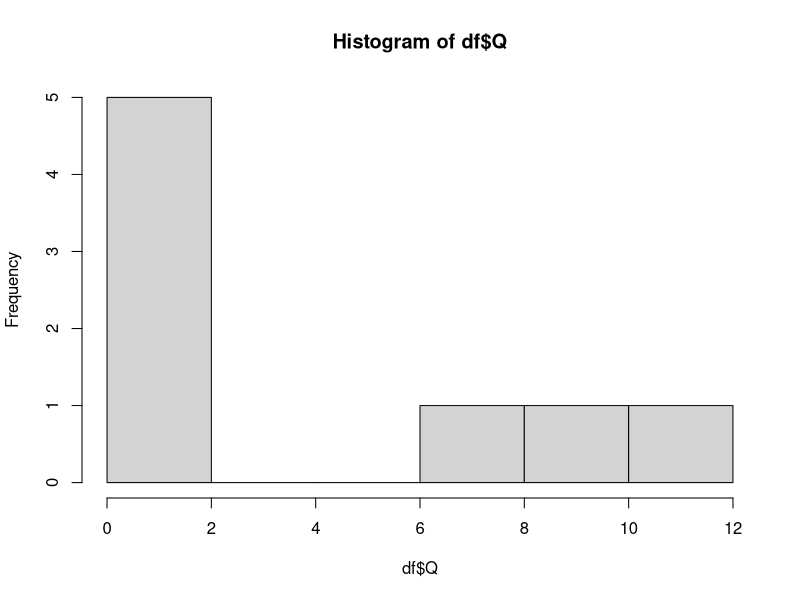
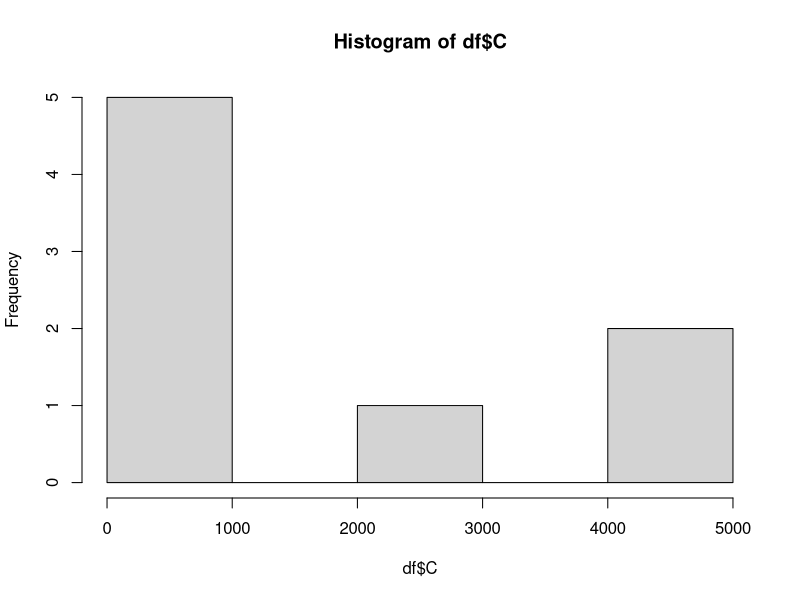
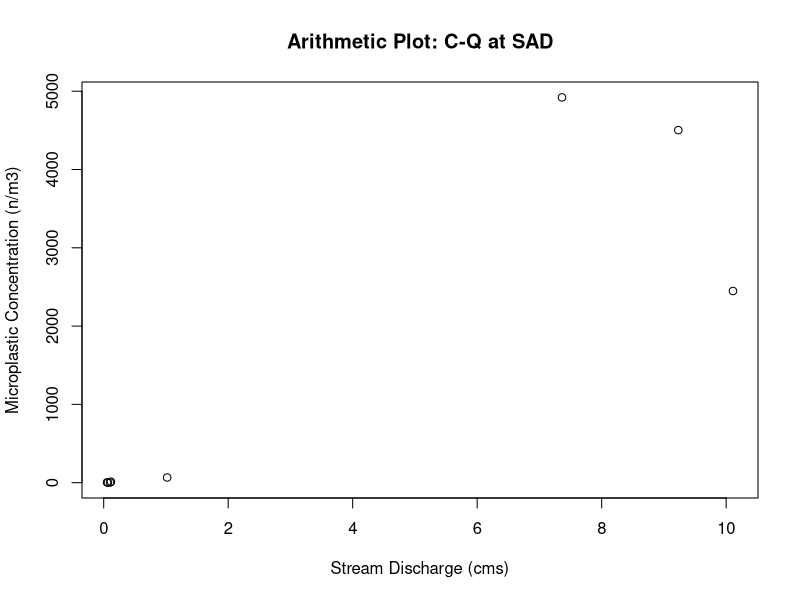
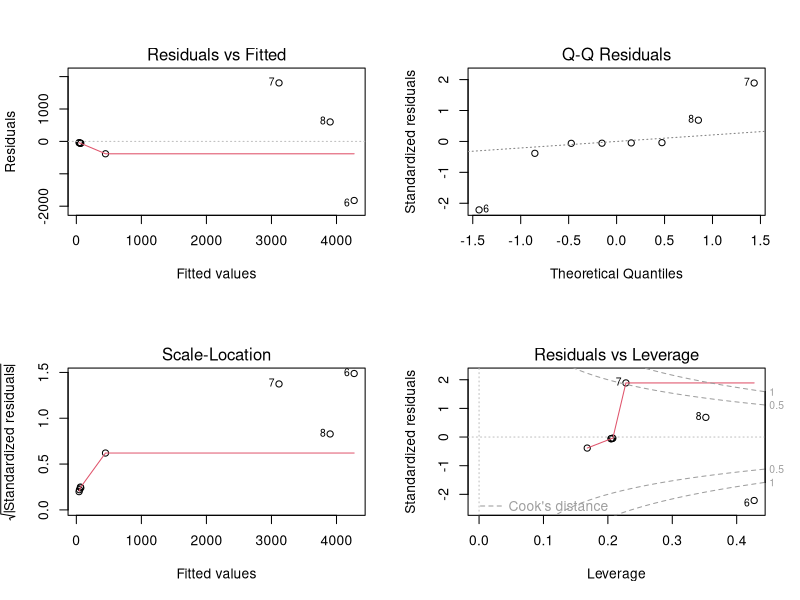
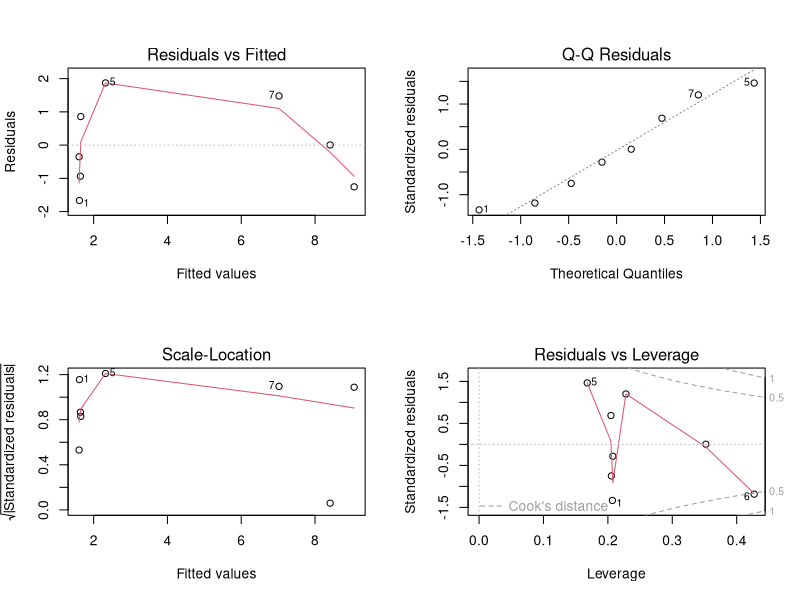
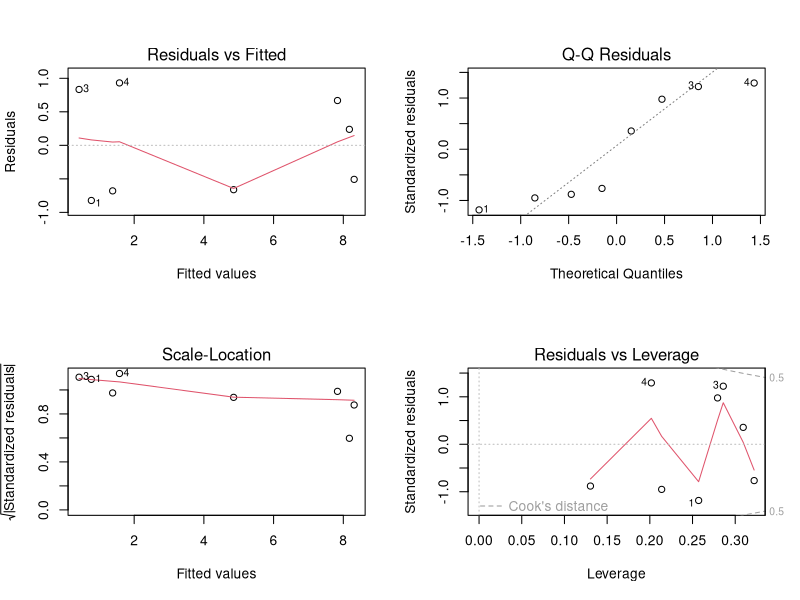
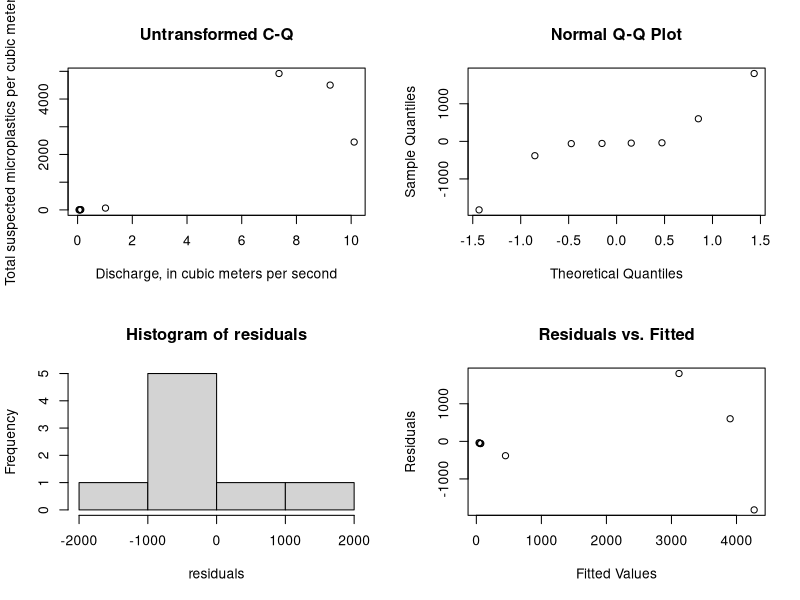
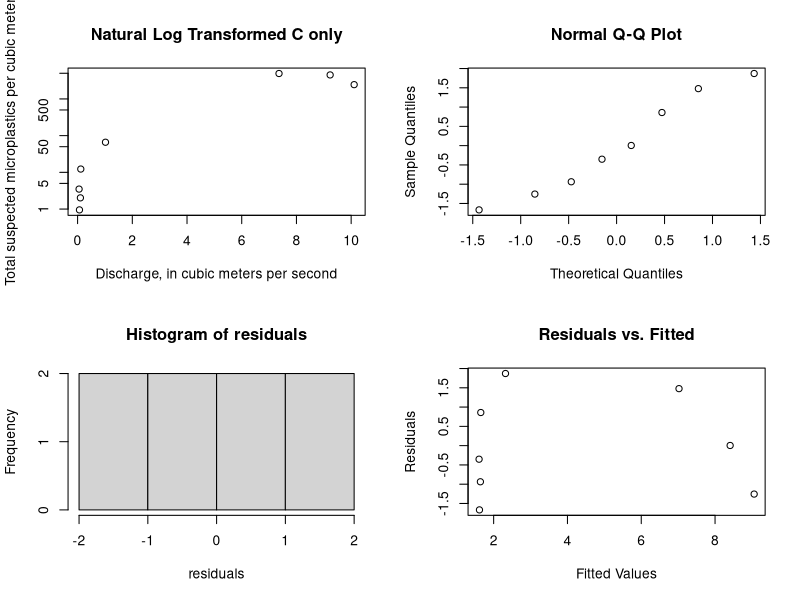

R code for these plots, in order:
###Clear the R environment
rm(list=ls());graphics.off();cat("\f");
library(ggplot2)
library(scales)
library(lmtest)
library(car)
library(boot)
# SAD Sample data
C <- c(0.95,
       2.02,
       3.50,
       12.3,
       66.1,
       2448,
       4921,
       4503)
Q <- c(0.0679604,
       0.1019406,
       0.0538020,
       0.1160991,
       1.0194065,
       10.1091144,
       7.3623802,
       9.2312921)
df <- data.frame(Q,C)

#Test dataset for normality
shapiro.test(df$Q) #Null hypothesis is data is normally distributed
shapiro.test(df$C)#Null hypothesis is data is normally distributed
hist(df$Q)
hist(df$C)

#Plot data in arithmetic space to see if linear
plot(df,xlab = "Stream Discharge (cms)", ylab = "Microplastic Concentration (n/m3)", main = "Arithmetic Plot: C-Q at SAD")

#Create Linear Model and look at significance and residual plots
model <- lm(C ~ Q, data = df)
summary(model)
par(mfrow = c(2, 2))
# residual plots
plot(model) #Look for curvature, heteroskadasticity ....

# Test for normality in residuals of model
residuals<-resid(model) 
shapiro_xy <- shapiro.test(residuals) #Null hypothesis is data is normally distributed

# Perform the Non Constant Variance test
ncvTest_xy <- ncvTest(model) #Null hypothesis = homoscedasticity / No autocorrelation

#Print results
print("No Transformation")
cat("Test for normality of residuals:\n")
print(shapiro_xy)
cat("Test for constant variance of residuals:\n")
print(ncvTest_xy)

## If linear model is not a good fit/data is non-linear transform y, x, or both

###############################################################################
#Transform y only via ln(y)
##########################
#Create Model and look at significance and residual plots
model <- lm(log(C) ~ Q, data = df)
summary(model)
# residual plots
plot(model) #Look for curvature, heteroskadasticity ....

# Test for normality in residuals of model
residuals<-resid(model) 
shapiro_lny <- shapiro.test(residuals) #Null hypothesis is data is normally distributed

# Perform the Non Constant Variance test
ncvTest_lny <- ncvTest(model) #Null hypothesis = homoscedasticity / No autocorrelation

#Print results
print("Transform y only via ln(y)")
cat("Test for normality of residuals:\n")
print(shapiro_lny)
cat("Test for equal variance of residuals:\n")
print(ncvTest_lny)


###############################################################################
#Transform x and y  via ln()
##########################
#Create Model and look at significance and residual plots
model <- lm(log(C) ~ log(Q), data = df)
summary(model)
# residual plots
plot(model) #Look for curvature, heteroskadasticity ....

# Test for normality in residuals of model
residuals<-resid(model)
shapiro_lnxlny <- shapiro.test(residuals) #Null hypothesis is data is normally distributed

# Perform the Non Constant Variance test
ncvTest_lnxlny <- ncvTest(model) #Null hypothesis = homoscedasticity / No autocorrelation


#Print results
print("Transform x and y via ln()")
cat("Test for normality of residuals:\n")
print(shapiro_lnxlny)
cat("Test for equal variance of residuals:\n")
print(ncvTest_lnxlny)


###############################################################################
###############################################################################


####SUMMARY PLOTS AND STATS FOR ONE TYPE OF MODEL #####

#EX: Untransformed Model

par(mfrow = c(2, 2))
#Plot data in arithmetic space
plot(df, xlab="Discharge, in cubic meters per second",
     ylab="Total suspected microplastics per cubic meter", main="Untransformed C-Q")
#Model and look at significance and residual plots
model <- lm(C ~ Q, data = df)
summary(model)
#plot(model) Using below plots instead

# Test for normality in residuals of model
residuals<-resid(model)
qqnorm(residuals)
hist(residuals)
shapiro.test(residuals) #Null hypothesis is data is normally distributed

# Create a scatterplot of residuals vs. fitted values
plot(fitted(model), residuals, xlab = "Fitted Values", ylab = "Residuals", main = "Residuals vs. Fitted")
# Perform the Non Constant Variance test
ncvTest(model)

####SUMMARY PLOTS AND STATS FOR ONE TYPE OFMODEL #####

#EX: Natural Log C Transformed

par(mfrow = c(2, 2))
#Plot data in log-log space
plot(df, xlab="Discharge, in cubic meters per second",
     ylab="Total suspected microplastics per cubic meter", main="Natural Log Transformed C only", log = 'y')
#Model and look at significance and residual plots
model <- lm(log(C) ~ Q, data = df)
summary(model)
#plot(model) Using below plots instead

# Test for normality in residuals of model
residuals<-resid(model)
qqnorm(residuals)
hist(residuals)
shapiro.test(residuals) #Null hypothesis is data is normally distributed

# Create a scatterplot of residuals vs. fitted values
plot(fitted(model), residuals, xlab = "Fitted Values", ylab = "Residuals", main = "Residuals vs. Fitted")
# Perform the Non Constant Variance test
ncvTest(model)

####SUMMARY PLOTS AND STATS FOR ONE TYPE OFMODEL #####

#EX: Natural Log - Natural Log Transformed

par(mfrow = c(2, 2))
#Plot data in log-log space
plot(df, xlab="Discharge, in cubic meters per second",
     ylab="Total suspected microplastics per cubic meter", main="Natural Log Transformed C and Q", log = 'xy')
#Model and look at significance and residual plots
model <- lm(log(C) ~ log(Q), data = df)
summary(model)
#plot(model) #Using below plots instead

# Test for normality in residuals of model
residuals<-resid(model)
qqnorm(residuals)
hist(residuals)
shapiro.test(residuals) #Null hypothesis is data is normally distributed

# Create a scatterplot of residuals vs. fitted values
plot(fitted(model), residuals, xlab = "Fitted Values", ylab = "Residuals", main = "Residuals vs. Fitted")
# Perform the Non Constant Variance test
ncvTest(model)

###############################################################################
###############################################################################
# Model selected: #TYPE 3: Natural Log Transformed C and Q
model <- lm(log(C) ~ log(Q), data = df)
###############################################################################
###############################################################################
###AFTER MODEL SELECTION#######

#Bias Correction Selection Following Helschel & Hirsch 2002 and 2020
#regression equations fit in log space result in a bias when back transformed. 
#When the objective is to compute Loads by regressing and summing over the record 
#a correction must be applied because this method assumes the equation produces an estimate of the mean
# the sum of the means = the mean of the sum
# However, applying the regression in orginal units is violates this because the
#regression in original units is the an estimate of the median not the mean 
#the sum of the medians is not the median of the sum
#A sum of the median values will underestimate the sum of the mean.
#Therefore if unaccounted for this will underestimate the long-term mean load.

#Two bias correction methods are commonly employed
#Ferguson' Maximum Likelihood Estimation: residuals must be normally distributed (n > 30)
#Duan: Nonparametric Smearing (does not require normality; requires independence and homoscedastic)

#Our residuals are normally distributed
#Even though our sample size is less than 30,
#We will calculate both following H&H 2020 rcode

# For comparison calculate the mean of the observed concentrations
meanC <- mean(df$C) 
meanC

#calculate the mean of the y fitted values for each Q
yhat <-exp(model$fitted.values)
meanyhat <- mean(yhat) #compare mean of fitted values to mean observed concentrations
100*(meanC-meanyhat)/meanC #this is an underestimate of the mean of the observed data by ~1.6%

#Ferguson' Maximum Likelihood Estimation (MLE)

#calculate the MLE bias adj
sse <- sum(model$residuals^2)
sSquared <- sse / (length(model$residuals)-2)
biasAdj <- exp(0.5*sSquared)
biasAdj

#Apply MLE bias adj to yhat and check mean
ymle <-yhat*biasAdj
meanmle<-mean(ymle)
meanmle
100*(meanC-meanmle)/meanC #this is an overestimate of the mean of the observed data by ~-19%

##
#Duan's Smearing Estimate of the Bias Correction Adjustment

#calculate the smearing estiamte
smearAdj <- sum(exp(model$residuals))/length(model$residuals)
smearAdj

#Apply Smearing adj to yhat and check mean
ysmear <-yhat*smearAdj
meanysmear<-mean(ysmear)
meanysmear
100*(meanC-meanysmear)/meanC #this is an overestimate of the mean of the observed data by ~-8.8%

#####################################################

#Print summary
print(paste("Mean of Observations:", meanC))
print(paste("Mean of Fit:", meanyhat))
print(paste("MLE Adjustmented Mean:", meanmle))
print(paste("DuanAdjusted Mean:", meanysmear))

##Going with Duan Smearing Correction Adjustment Because
#1.) the sample size is less than 30 
#2.) the smear adjustment produces a closer estimate of mean than MLE adj

#####################################################

#####################################################
#calculating the confidence intervals
####################################################

#Confidence Intervals by bootstrapping (Non-parametric approach)
set.seed(123)  # for reproducibility
data <- data.frame(x=df$Q,
                   y=df$C)

# Define a function to fit the linear model and extract coefficients
fit_model <- function(data, indices) {
  bootmodel <- lm(log(y) ~ log(x), data = data[indices, ])
  return(coef(bootmodel))
}

# Set the number of bootstrap samples
num_bootstraps <- 10000

# Perform bootstrapping to get coefficient distributions
set.seed(123)  # for reproducibility
bootstrap_results <- boot(data, fit_model, R = num_bootstraps)

# Remove rows with missing values in the bootstrap results
bootstrap_results$t <- na.omit(bootstrap_results$t)

# Calculate confidence intervals for coefficients
confidence_intervals <- t(sapply(1:ncol(bootstrap_results$t), function(i) {
  quantile(bootstrap_results$t[, i], probs = c(0.025, 0.975))
}))

# Create a matrix of coefficient names and confidence intervals
coef_names <- names(coefficients(model))
coef_intervals <- data.frame(Coefficient = coef_names,
                             Lower_CI = confidence_intervals[, 1],
                             Upper_CI = confidence_intervals[, 2])

# Print and plot the confidence intervals
print(coef_intervals) # Using THIS ONE

#############################################
#confidence intervals (This is a parametric approach and therefore assumes normality)
confint(model, level = 0.95) 

#############################################
###Confidence Intervals For Plots

#Create Confidence intervals (Uncorrected)
nmodel<- data.frame(Q = seq(from = min(df$Q), to = max(df$Q), length= 100))
model_conf <- exp(predict(model, nmodel, type = "response", interval = "confidence",level=0.95))
nmodel <- cbind(nmodel,model_conf)
nmodel

#Create Confidence intervals (CORRECTED)
model_conf_cor <- model_conf*smearAdj
nmodel_cor<-cbind(nmodel,model_conf_cor)
nmodel_cor <- `colnames<-`(nmodel_cor,c('Q','fit_uncor','lwr_uncor','upr_uncor','fit_cor','lwr_cor','upr_cor'))
nmodel_cor

#Create Prediction intervals (Uncorrected)
pmodel<- data.frame(Q = seq(from = min(df$Q), to = max(df$Q), length= 100))
model_preds <- exp(predict(model, pmodel, type = "response", interval = "prediction",level=0.95))
pmodel <- cbind(pmodel,model_preds)
pmodel

#Create Prediction intervals (CORRECTED)
model_preds_cor <- model_preds*smearAdj
pmodel_cor<-cbind(pmodel,model_preds_cor)
pmodel_cor <- `colnames<-`(pmodel_cor,c('Q','fit_uncor','lwr_uncor','upr_uncor','fit_cor','lwr_cor','upr_cor'))
pmodel_cor


#Plot the uncorrected and corrected model and confidence intervals
plot <- ggplot()+ 
  geom_line(aes(x = Q, y = fit), col = "gray", data = pmodel)+
  geom_line(aes(x = Q, y = lwr), linetype=2, col = "green", data = nmodel)+
  geom_line(aes(x = Q, y = upr), linetype=2, col = "green", data = nmodel)+
  geom_line(aes(x = Q, y = lwr), linetype=2, col = "orange", data = pmodel)+
  geom_line(aes(x = Q, y = upr), linetype=2, col = "orange", data = pmodel)+
  geom_line(aes(x = Q, y = fit_cor), col = "black", data = pmodel_cor)+
  geom_line(aes(x = Q, y = lwr_cor), linetype=2, col = "blue", data = nmodel_cor)+
  geom_line(aes(x = Q, y = upr_cor), linetype=2, col = "blue", data = nmodel_cor)+
  geom_line(aes(x = Q, y = fit_cor), col = "transparent", data = pmodel_cor)+
  geom_line(aes(x = Q, y = lwr_cor), linetype=2, col = "purple", data = pmodel_cor)+
  geom_line(aes(x = Q, y = upr_cor), linetype=2, col = "purple", data = pmodel_cor)+
  geom_point(data = df, aes(x=Q, y=C))+
  ggtitle("MP Concentration-Discharge: SAD") +
  xlab("Discharge, in cubic meters per second") +
  ylab("Total suspected microplastics per cubic meter")
plot
plot    +scale_x_log10(breaks = trans_breaks("log10", function(x) 10^x),
                       labels = trans_format("log10", math_format(10^.x))) +
  scale_y_log10(breaks = trans_breaks("log10", function(x) 10^x),
                labels = trans_format("log10", math_format(10^.x))) +
  theme_bw()+
  annotate(geom="text", x=0.4, y=10000, label="Ln(Concentration)= 4.824 + 1.507 × Ln(Discharge)
    Duan Smearing Correction Adjustment = 1.265",
           color="black")

plot+ theme_bw()+
  annotate(geom="text", x=2.5, y=150000, label="Concentration = 1.265 x 4.824 × Discharge^1.507",
           color="black")


##Plot of Final
#Plot the uncorrected and corrected model and confidence intervals
plot <- ggplot()+ 
  geom_line(aes(x = Q, y = fit_cor), col = "black", data = pmodel_cor)+
  geom_line(aes(x = Q, y = lwr_cor), linetype=2, col = "blue", data = nmodel_cor)+
  geom_line(aes(x = Q, y = upr_cor), linetype=2, col = "blue", data = nmodel_cor)+
  geom_line(aes(x = Q, y = lwr_cor), linetype=2, col = "purple", data = pmodel_cor)+
  geom_line(aes(x = Q, y = upr_cor), linetype=2, col = "purple", data = pmodel_cor)+
  geom_point(data = df, aes(x=Q, y=C))+
  ggtitle("MP Concentration-Discharge: SAD (TRWPs)") +
  xlab("Discharge, in cubic meters per second") +
  ylab("TRWPs, number per cubic meter")
plot

plot    +scale_x_log10(breaks = trans_breaks("log10", function(x) 10^x),
                       labels = trans_format("log10", math_format(10^.x))) +
  scale_y_log10(breaks = trans_breaks("log10", function(x) 10^x),
                labels = trans_format("log10", math_format(10^.x))) +
  annotate(geom="text", x=0.5, y=0.1, label="Ln(Concentration)= 4.824 + 1.507 × Ln(Discharge)
    Duan Smearing Correction Adjustment = 1.265",
           color="black")+
  theme(
    legend.text = element_text(size = 12),      # Increase legend text size
    legend.title = element_text(size = 14),     # Increase legend title size
    axis.title.x = element_text(size = 14),     # Increase x-axis title size
    axis.title.y = element_text(size = 14),     # Increase y-axis title size
    axis.text.x = element_text(size = 12, color= "black"),       # Increase x-axis label size
    axis.text.y = element_text(size = 12, color = "black"),      # Increase y-axis label size
    plot.title = element_text(size = 16, face = "bold"), # Increase title size
    plot.subtitle = element_text(size = 12, face = "bold", hjust = 0, vjust = 1.5),
    axis.ticks.y = element_line(color = "black"))+
  annotate("rect", xmin = 15.5, xmax = 19.5, ymin = 0.035, ymax = 0.01, 
           fill = "white", color = "black") +  # Draw the white box with a black border
  annotate("text", x = 17.5, y = 0.02, label = "c", size = 6.5, fontface = "bold") 

plot+ theme_bw()+
  annotate(geom="text", x=2.5, y=60000, label="Concentration = 1.265 x 124.4619 × Discharge^1.507",
           color="black")



